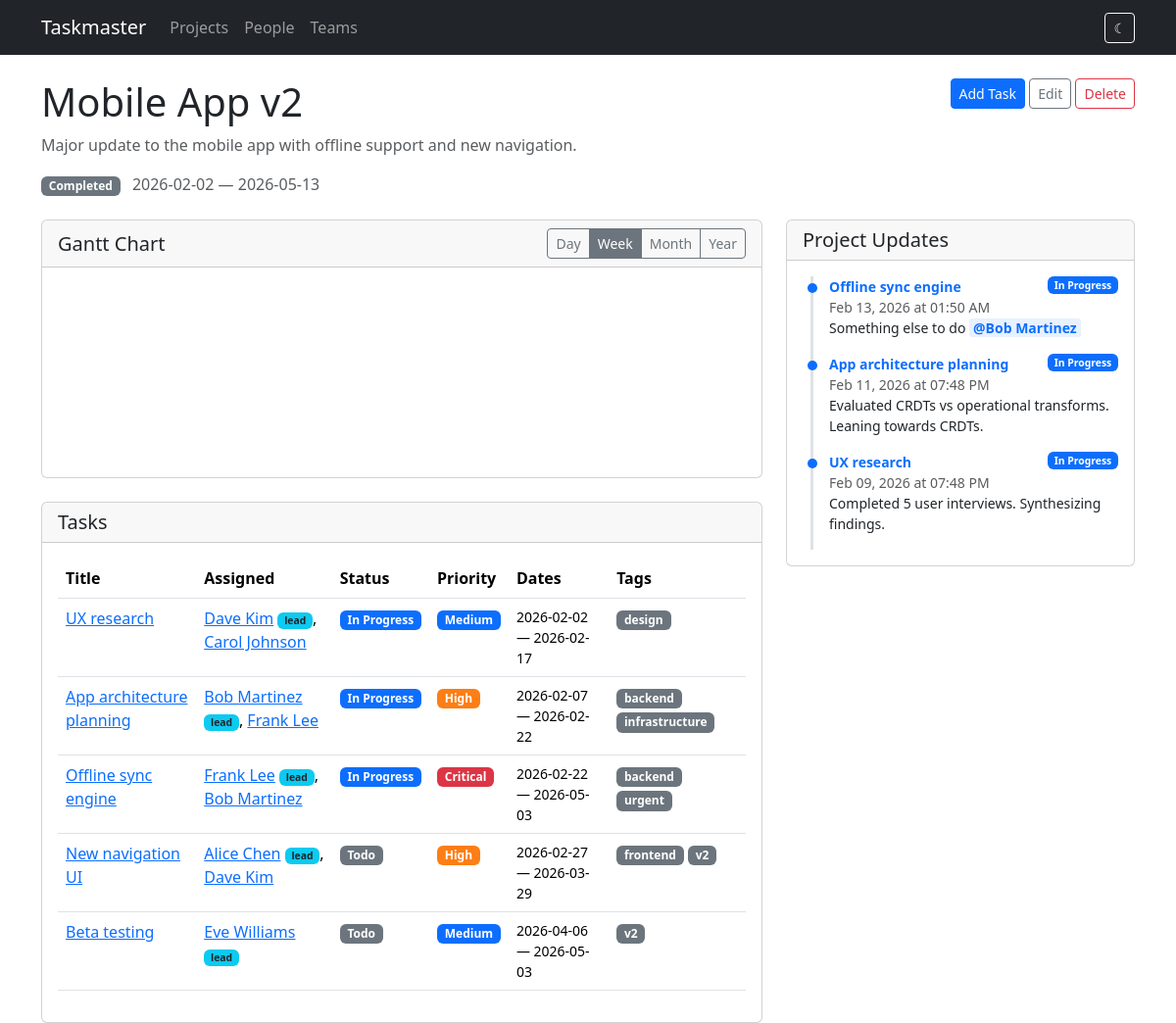
The app's page /projects/2 with its own data.
### models.py (models this page shows, shortened)
class Project(db.Model):
    id = db.Column(db.Integer, primary_key=True)
    name = db.Column(db.String(200), nullable=False)
    description = db.Column(db.Text)
    start_date = db.Column(db.Date)
    end_date = db.Column(db.Date)
    status = db.Column(db.String(20), default='active')  # active, completed, on_hold
    tasks = db.relationship('Task', backref='project', lazy=True, cascade='all, delete-orphan')

class Task(db.Model):
    id = db.Column(db.Integer, primary_key=True)
    title = db.Column(db.String(200), nullable=False)
    description = db.Column(db.Text)
    project_id = db.Column(db.Integer, db.ForeignKey('project.id'), nullable=False)
    start_date = db.Column(db.Date, nullable=False)
    end_date = db.Column(db.Date, nullable=False)
    status = db.Column(db.String(20), default='todo')  # todo, in_progress, done
    priority = db.Column(db.String(20), default='medium')  # low, medium, high, critical
    assignments = db.relationship('TaskAssignment', backref='task', lazy=True,
                                   cascade='all, delete-orphan')
    tags = db.relationship('Tag', secondary=task_tags, backref=db.backref('tasks', lazy=True))
    milestones = db.relationship('Milestone', backref='task', lazy=True,
                                 order_by='Milestone.date', cascade='all, delete-orphan')
    status_updates = db.relationship('StatusUpdate', backref='task', lazy=True,
                                     order_by='StatusUpdate.created_at.desc()',
                                     cascade='all, delete-orphan')
    dependencies = db.relationship(
        'Task',
        secondary='task_dependency',
        primaryjoin='Task.id == TaskDependency.task_id',
        secondaryjoin='Task.id == TaskDependency.depends_on_id',
        backref=db.backref('dependents', lazy=True),
        lazy=True,
    )
    @property
    def lead(self):
        for a in self.assignments:
            if a.is_lead:
                return a.person
        return None
    @property
    def assignees(self):
        return [a.person for a in self.assignments]

class Person(db.Model):
    id = db.Column(db.Integer, primary_key=True)
    name = db.Column(db.String(120), nullable=False)
    email = db.Column(db.String(120))
    team_id = db.Column(db.Integer, db.ForeignKey('team.id'))
    assignments = db.relationship('TaskAssignment', backref='person', lazy=True)

class Tag(db.Model):
    id = db.Column(db.Integer, primary_key=True)
    name = db.Column(db.String(50), unique=True, nullable=False)

class StatusUpdate(db.Model):
    id = db.Column(db.Integer, primary_key=True)
    task_id = db.Column(db.Integer, db.ForeignKey('task.id'), nullable=False)
    content = db.Column(db.Text, nullable=False)
    created_at = db.Column(db.DateTime, default=datetime.utcnow)
    mentions = db.relationship('Person', secondary=status_update_mentions,
                               backref=db.backref('mentioned_in', lazy=True))

### routes/projects.py (the view)
@bp.route('/projects/<int:id>')
def detail(id):
    project = Project.query.get_or_404(id)
    task_ids = [t.id for t in project.tasks]
    all_updates = StatusUpdate.query.filter(
        StatusUpdate.task_id.in_(task_ids)
    ).order_by(StatusUpdate.created_at.desc()).all() if task_ids else []
    upcoming_milestones = Milestone.query.filter(
        Milestone.task_id.in_(task_ids),
        Milestone.date >= date.today()
    ).order_by(Milestone.date).all() if task_ids else []
    return render_template('projects/detail.html', project=project,
                           all_updates=all_updates,
                           upcoming_milestones=upcoming_milestones)

### templates/projects/detail.html (shortened to what this page needs)
{% extends "base.html" %}
{% block content %}
<div class="d-flex justify-content-between align-items-start mb-3">
    <div>
        <h1>{{ project.name }}</h1>
        {% if project.description %}
        <p class="text-muted">{{ project.description }}</p>
        {% endif %}
        <div class="mb-2">
            <span class="badge badge-{{ project.status }}">{{ project.status | replace('_', ' ') | title }}</span>
            {% if project.start_date %}<span class="text-muted ms-2">{{ project.start_date }}</span>{% endif %}
            {% if project.end_date %}<span class="text-muted"> &mdash; {{ project.end_date }}</span>{% endif %}
        </div>
    </div>
    <div>
        <a href="{{ url_for('tasks.new_task', project_id=project.id) }}" class="btn btn-primary btn-sm">Add Task</a>
        <a href="{{ url_for('projects.edit_project', id=project.id) }}" class="btn btn-outline-secondary btn-sm">Edit</a>
        <form method="post" action="{{ url_for('projects.delete_project', id=project.id) }}" class="d-inline"
              onsubmit="return confirm('Delete this project and all its tasks?')">
            <button type="submit" class="btn btn-outline-danger btn-sm">Delete</button>
        </form>
    </div>
</div>
<div class="row g-4">
<div class="col-lg-8">
    {% if project.tasks %}
    <div class="card mb-4">
        <div class="card-header d-flex justify-content-between align-items-center">
            <h5 class="mb-0">Gantt Chart</h5>
            <div class="btn-group btn-group-sm" id="gantt-zoom">
                <button type="button" class="btn btn-outline-secondary" data-mode="Day">Day</button>
                <button type="button" class="btn btn-outline-secondary active" data-mode="Week">Week</button>
                <button type="button" class="btn btn-outline-secondary" data-mode="Month">Month</button>
                <button type="button" class="btn btn-outline-secondary" data-mode="Year">Year</button>
            </div>
        </div>
        <div class="card-body gantt-container">
            <svg id="gantt"></svg>
        </div>
    </div>
    <div class="card">
        <div class="card-header"><h5 class="mb-0">Tasks</h5></div>
        <div class="card-body">
            <div class="table-responsive">
                <table class="table table-hover">
                    <thead>
                        <tr>
                            <th>Title</th>
                            <th>Assigned</th>
                            <th>Status</th>
                            <th>Priority</th>
                            <th>Dates</th>
                            <th>Tags</th>
                        </tr>
                    </thead>
                    <tbody>
                        {% for task in project.tasks %}
                        <tr>
                            <td><a href="{{ url_for('tasks.detail', id=task.id) }}">{{ task.title }}</a></td>
                            <td>
                                {% if task.assignees %}
                                    {% for person in task.assignees %}
                                    <a href="{{ url_for('people.detail', id=person.id) }}">{{ person.name }}</a>{% if task.lead and person.id == task.lead.id %} <span class="badge bg-info text-dark" style="font-size:0.65em">lead</span>{% endif %}{% if not loop.last %}, {% endif %}
                                    {% endfor %}
                                {% else %}
                                <span class="text-muted">Unassigned</span>
                                {% endif %}
                            </td>
                            <td><span class="badge badge-{{ task.status }}">{{ task.status | replace('_', ' ') | title }}</span></td>
                            <td><span class="badge badge-{{ task.priority }}">{{ task.priority | title }}</span></td>
                            <td class="small">{{ task.start_date }} &mdash; {{ task.end_date }}</td>
                            <td>
                                {% for tag in task.tags %}
                                <span class="badge bg-secondary">{{ tag.name }}</span>
                                {% endfor %}
                            </td>
                        </tr>
                        {% endfor %}
                    </tbody>
                </table>
            </div>
        </div>
    </div>
    {% else %}
    <div class="text-center py-5">
        <p class="text-muted">No tasks yet.</p>
        <a href="{{ url_for('tasks.new_task', project_id=project.id) }}" class="btn btn-primary">Add the first task</a>
    </div>
    {% endif %}
</div>
<div class="col-lg-4">
    <div class="card" style="position: sticky; top: 1rem;">
        <div class="card-header"><h5 class="mb-0">Project Updates</h5></div>
        <div class="card-body" style="max-height: 80vh; overflow-y: auto;">
            {% if all_updates %}
            <div class="status-timeline">
                {% for update in all_updates %}
                <div class="update-item">
                    <div class="d-flex justify-content-between align-items-start">
                        <a href="{{ url_for('tasks.detail', id=update.task.id) }}" class="fw-semibold small text-decoration-none">{{ update.task.title }}</a>
                        <span class="badge badge-{{ update.task.status }}" style="font-size:0.65em">{{ update.task.status | replace('_', ' ') | title }}</span>
                    </div>
                    <div class="text-muted small">{{ update.created_at.strftime('%b %d, %Y at %I:%M %p') }}</div>
                    <div class="small">{{ update.content|render_mentions }}</div>
                </div>
                {% endfor %}
            </div>
            {% else %}
            <p class="text-muted mb-0 small">No updates yet. Add status updates from individual task pages.</p>
            {% endif %}
        </div>
    </div>
</div>
</div>
{% endblock %}

### static/style.css (style rules this page uses)
.badge-medium { background-color: #0d6efd; }
.badge-high { background-color: #fd7e14; }
.badge-critical { background-color: #dc3545; }
.badge-todo { background-color: #6c757d; }
.badge-in_progress { background-color: #0d6efd; }
.badge-completed { background-color: #6c757d; }
.status-timeline { border-left: 3px solid #dee2e6; padding-left: 1rem; margin-left: 0.5rem; }
.status-timeline .update-item { position: relative; padding-bottom: 1rem; }
.status-timeline .update-item::before { content: ''; position: absolute; left: -1.35rem; top: 0.4rem; width: 10px; height: 10px; border-radius: 50%; background: #0d6efd; }
.gantt-container { overflow-x: auto; margin: 1rem 0; }
.mention-tag { background-color: #e7f1ff; color: #0d6efd; padding: 0 4px; border-radius: 3px; font-weight: 600; }

### records on screen
Project: name "Mobile App v2", description "Major update to the mobile app with offline support and new navigation.", status "Completed", start_date "2026-02-02", end_date "2026-05-13"
Task: title "UX research", status "In Progress", priority "Medium", start_date "2026-02-02", end_date "2026-02-17"
Person: name "Dave Kim", shows "lead"
Person: name "Carol Johnson"
Tag: name "design"
Task: title "App architecture planning", status "In Progress", priority "High", start_date "2026-02-07", end_date "2026-02-22"
Person: name "Bob Martinez", shows "lead"
Person: name "Frank Lee", shows "lead"
Tag: name "backend"
Tag: name "infrastructure"
Task: title "Offline sync engine", status "In Progress", priority "Critical", start_date "2026-02-22", end_date "2026-05-03"
Tag: name "urgent"
Task: title "New navigation UI", status "Todo", priority "High", start_date "2026-02-27", end_date "2026-03-29"
Person: name "Alice Chen", shows "lead"
Tag: name "frontend"
Tag: name "v2"
Task: title "Beta testing", status "Todo", priority "Medium", start_date "2026-04-06", end_date "2026-05-03"
Person: name "Eve Williams", shows "lead"
StatusUpdate: task "Offline sync engine", task.status "In Progress", created_at "Feb 13, 2026 at 01:50 AM", content|render_mentions "Something else to do @Bob Martinez"
StatusUpdate: task "App architecture planning", task.status "In Progress", created_at "Feb 11, 2026 at 07:48 PM", content|render_mentions "Evaluated CRDTs vs operational transforms. Leaning towards CRDTs."
StatusUpdate: task "UX research", task.status "In Progress", created_at "Feb 09, 2026 at 07:48 PM", content|render_mentions "Completed 5 user interviews. Synthesizing findings."
